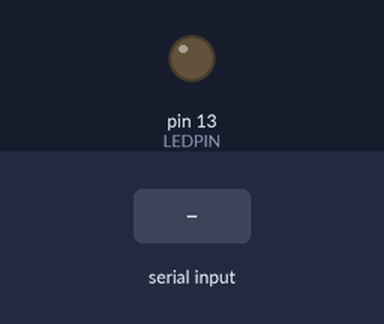
A sketch run on a simulated Arduino Uno, built with avr-gcc and run on an emulated ATmega328P. On the bench: output pins drawn as LEDs (lit = HIGH). Dashed ring = blinking. The inputs (shaded band) are chosen by the test bench. What the sketch prints to the serial monitor is not drawn.

Above: at 1.7 s.
1.8 s: "90,45\n" received over Serial
At 2.57 s:
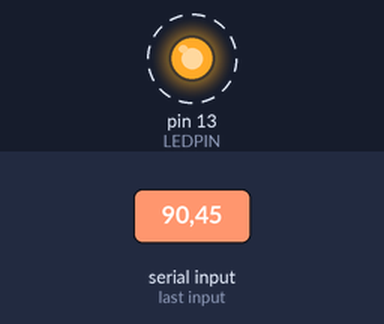
Timing chart, 0 to 10.8 s (numbered marks = the images above; inputs shaded):
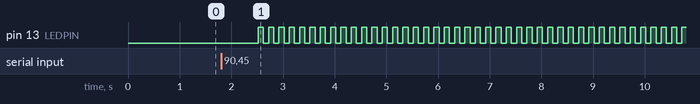

The sketch:

NoderedArdunio.ino
```cpp
/**
 * This Arduino Sketch is written to demonstrate the Gateway Support in
 * IBM Watson IoT Platform, and this sketch represents the device code
 * that connects to Raspberry Pi Gateway.
 *
 */

char deviceEvent[30]="";
// LED PIN is 13
const int LEDPIN = 13;

void setup() {
  Serial.begin(9600);
  pinMode(LEDPIN,OUTPUT); // LED actuator
  delay(500);
}

/**
 * This method does the following,
 *
 * 1. Listen for the command from the Gateway (raspberry Pi) and glow LED which is connected to the PIN 13
 * 2. Sends the temperature status to the Gateway in the following format,
 *
 *    { "temp" : n }
 *
 *
 */

void loop() {
  if (Serial.available()) {
    int value = Serial.parseInt();
    // Sometime we see a garbage number, so restrict to a lower number
    if(value > 100) {
        value = 5;
    }
    blink(value);
  }

  strcpy(deviceEvent, "");

  char val[10];
  strcat(deviceEvent,"{\"temp\":");
  dtostrf(getTemp(),1,2, val);
  strcat(deviceEvent,val);
  strcat(deviceEvent,"}");
  Serial.println(deviceEvent);
  delay(2000);
}

void blink(int n){
  for (int i = 0; i < n; i++) {
    digitalWrite(LEDPIN, HIGH);
    delay(100);
    digitalWrite(LEDPIN, LOW);
    delay(100);
  }
}

/*
This function is reproduced as is from Arduino site => http://playground.arduino.cc/Main/InternalTemperatureSensor
*/
double getTemp(void) {
  unsigned int wADC;
  double t;
  ADMUX = (_BV(REFS1) | _BV(REFS0) | _BV(MUX3));
  ADCSRA |= _BV(ADEN); // enable the ADC
  delay(20); // wait for voltages to become stable.
  ADCSRA |= _BV(ADSC); // Start the ADC
  // Detect end-of-conversion
  while (bit_is_set(ADCSRA,ADSC));
  // Reading register "ADCW" takes care of how to read ADCL and ADCH.
  wADC = ADCW;
  // The offset of 324.31 could be wrong. It is just an indication.
  t = (wADC - 324.31 ) / 1.22;
  // The returned temperature is in degrees Celcius.
  return (t);
}
```

Measured:
- after the input at 1.8 s, pin 13 (LEDPIN): alternates HIGH for 0.10 s and LOW for 0.10 s, starting after 0.72 s
